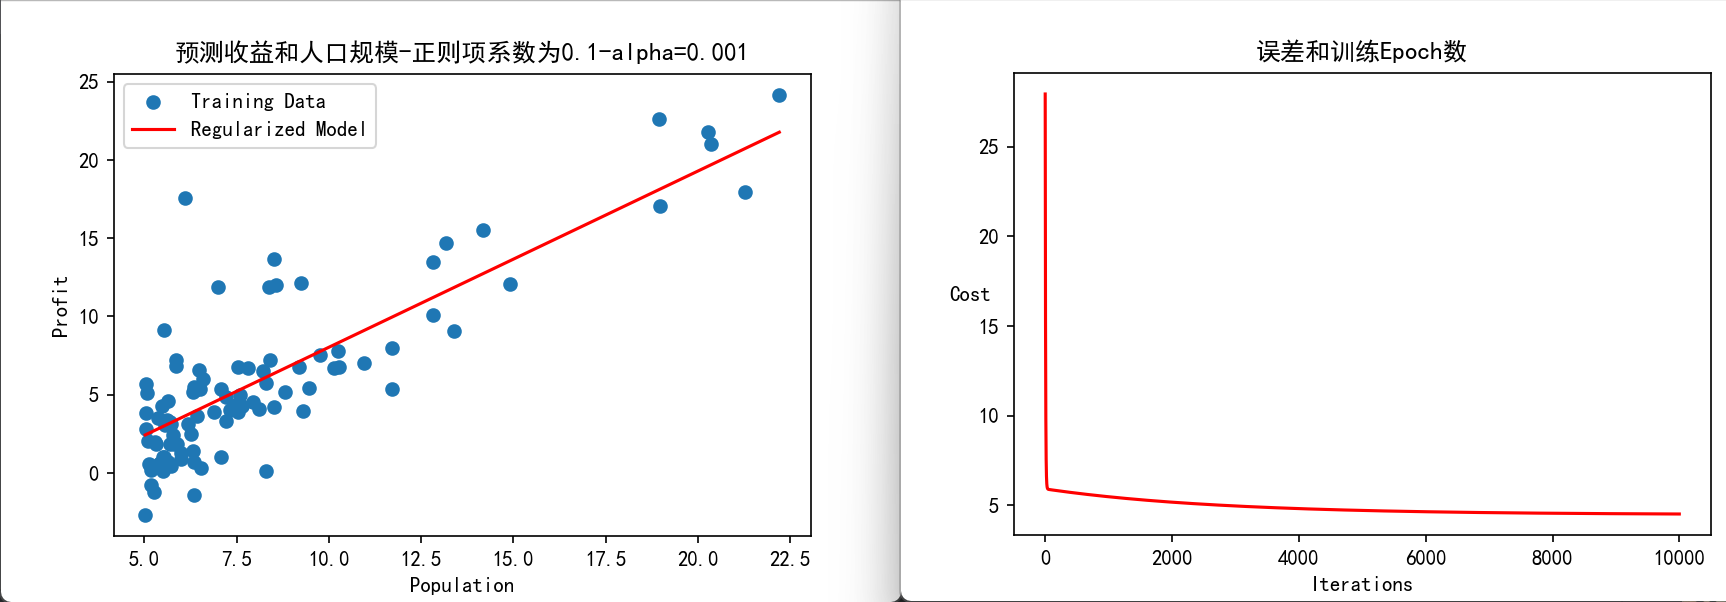

The script that drew this image:
import numpy as np
import pandas as pd
import matplotlib.pyplot as plt
from matplotlib import rcParams

config = {
    "mathtext.fontset": 'stix',
    "font.family": 'serif',
    "font.serif": ['SimHei'],
    "font.size": 10,
    'axes.unicode_minus': False
}
rcParams.update(config)
path = 'D:/qq/regress_data1.csv'
data = pd.read_csv(path)
X_data = data.iloc[:, :-1]
y_data = data.iloc[:, -1]
X_data.insert(0, 'Ones', 1)
X = X_data.values
y = y_data.values.reshape(-1, 1)


def computeCostRegularized(X, y, W, lamda):
    m = len(y)
    error = np.dot(X, W) - y
    cost = 1 / (2 * m) * np.sum(np.square(error)) + (lamda / (2 * m)) * np.sum(np.square(W[1:]))
    return cost


def gradientDescentRegularized(X, y, W, alpha, lamda, iters):
    m = len(y)
    cost_history = np.zeros(iters)

    for i in range(iters):
        error = np.dot(X, W) - y
        W = W - (alpha / m) * (np.dot(X.T, error) + lamda * W)
        cost_history[i] = computeCostRegularized(X, y, W, lamda)

    return W, cost_history


alpha = 0.001
lamda = 0.1
iters = 10000
initial_W = np.zeros((X.shape[1], 1))
W, cost_history = gradientDescentRegularized(X, y, initial_W, alpha, lamda, iters)
x = np.linspace(X_data['人口'].min(), X_data['人口'].max(), 100)
f_regularized = W[0] + (W[1] * x)
plt.figure(figsize=(6, 4))
plt.scatter(X_data['人口'], y_data, label='Training Data')
plt.plot(x, f_regularized, 'r', label='Regularized Model')
plt.xlabel('Population')
plt.ylabel('Profit')
plt.legend()
plt.title('预测收益和人口规模-正则项系数为0.1-alpha=0.001')
fig, ax = plt.subplots(figsize=(6, 4))
ax.plot(np.arange(iters), cost_history, 'r')
ax.set_xlabel('Iterations')
ax.set_ylabel('Cost', rotation=0)
ax.set_title('误差和训练Epoch数')
plt.show()
